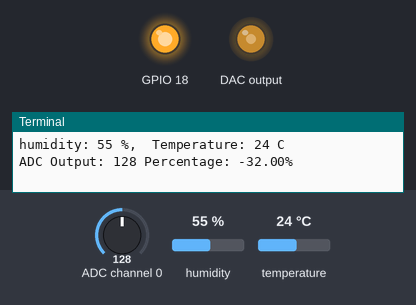
Simulated run of this program. Board: Raspberry Pi (BCM pin numbers). Parts: output pins drawn as LEDs (lit = HIGH), the last lines printed to the terminal. Inputs (shaded band) come from the test bench; at power-on: ADC channel 0 = 128, humidity 55 %, temperature 24 °C (analog values on the 0–255 scale). Parts the program declares active-low are drawn by pin level, so they are really on while drawn off; each call to the cloud database takes 0.3 s, and an entry nobody has set reads as its off value or as empty; the clock reads 2024-03-15 10:24:30 at power-on unless the program sets it; library files of the repository ran but are not shown: PCF8591.py, DHT11.py.

Above: at 1.2 s.
1.3 s: ADC channel 0 set to 178
At 3.0 s:
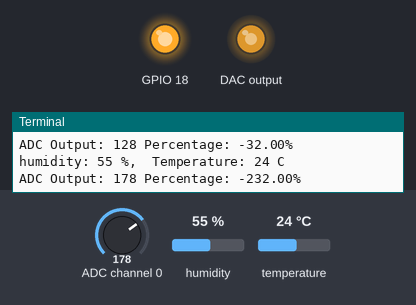
3.7 s: ADC channel 0 set to 224
At 4.8 s:
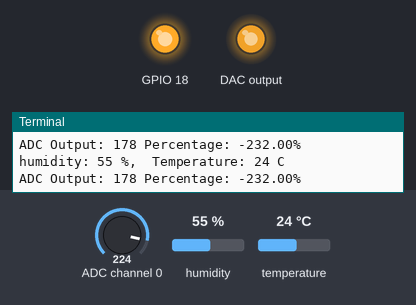
5.3 s: ADC channel 0 set to 76
At 7.3 s:
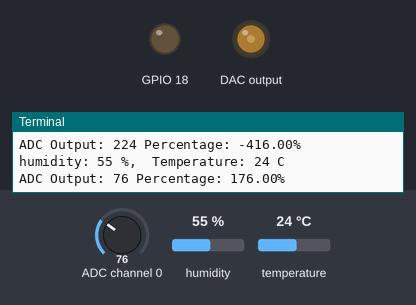
7.8 s: ADC channel 0 set to 30
At 8.6 s:
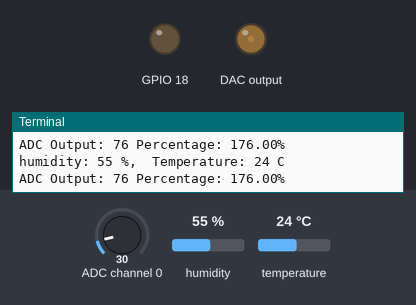
9.5 s: ADC channel 0 set to 0
At 11.8 s:
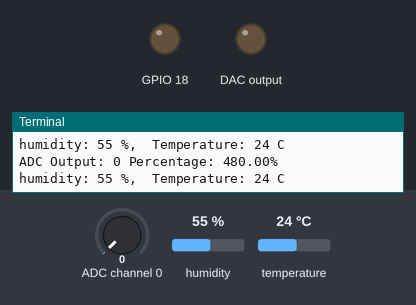
Timing chart, 0 to 13.0 s (numbered marks = the images above; inputs shaded):
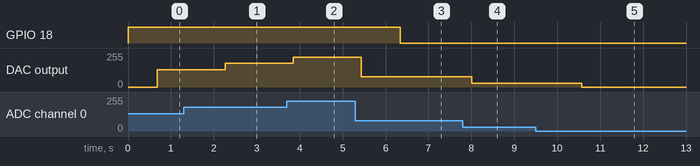

Measured:
- after the input at 1.3 s, DAC output: 128/255 → 178/255 after 0.97 s
- after the input at 3.7 s, DAC output: 178/255 → 224/255 after 0.15 s
- after the input at 5.3 s, GPIO 18: HIGH → LOW after 1.0 s; DAC output: 224/255 → 76/255 after 0.14 s
- after the input at 7.8 s, DAC output: 76/255 → 30/255 after 0.20 s
- after the input at 9.5 s, DAC output: 30/255 → 0/255 after 1.1 s

The program:

IOT_Project.py
```python
import RPi.GPIO as GPIO
import PCF8591 as ADC
import DHT11 as DHT
import Hardware
import test_relay as relay
import time
from firebase import firebase

GPIO.cleanup()
GPIO.setwarnings(False)

RELAY = Hardware.Relay(18, False)

firebase = firebase.FirebaseApplication('https://green-future-cc3e6-default-rtdb.firebaseio.com/', None)

def setup():
	ADC.setup(0x48)

def loop():
	while True:
		data = []
		data2 = []
		data3 = []

		adcOut = ADC.read(0)
		percent = ((120 - adcOut) / 25) * 100
		data.append(percent)
		database_moisture = percent

		relay.water_plant(RELAY, percent)

		cur_time = int(time.time())
		data.append(cur_time)
		database_time = cur_time

		TH_result = DHT.read_dht11_dat()
		if TH_result:
			humidity, temperature = TH_result
			print ("humidity: %s %%,  Temperature: %s C" % (humidity, temperature))
			data2.append(TH_result)
			data2 = {"m_time": database_time, "temperature": temperature, "humidity": humidity}
			firebase.patch('Set_TH', data2)

		data = {"m_time": database_time, "moisture": database_moisture}
		print("ADC Output: {} Percentage: {:.2f}%".format (adcOut, percent))

		ADC.write(ADC.read(0))

		firebase.patch('Set_Moisture', data)
		firebase.post('PCF', data)
		firebase.post('DHT', data2)

def destroy():
	ADC.write(0)

if __name__ == "__main__":
	try:
		setup()
		loop()
	except KeyboardInterrupt:
		destroy()
```

Hardware.py
```python
from gpiozero import OutputDevice

class Relay(OutputDevice):
    def __init__(self, pin, active_high):
        super(Relay, self).__init__(pin, active_high)
```

test_relay.py
```python
import Hardware
import time
from firebase import firebase

firebase = firebase.FirebaseApplication('https://green-future-cc3e6-default-rtdb.firebaseio.com/', None)

#RELAY = Hardware.Relay(18, False)
#SECONDS_TO_WATER = 10

#def water_plant(relay, seconds):
def water_plant(relay, percent):

	data3 = []
	if percent > 25:
		relay.on()
	else:
		relay.off()
		plant_time = int(time.time())
		data3.append(plant_time)
		data3 = {"plantTime": plant_time}
		firebase.patch('Set_Time', data3)

#def main():
#       	water_plant(RELAY, SECONDS_TO_WATER)
#	print("\nPlant was last watered at {}".format(time_keeper.time_last_watered))

#while True:
#	time.sleep(SECONDS_TO_WATER)
#	main()
```
